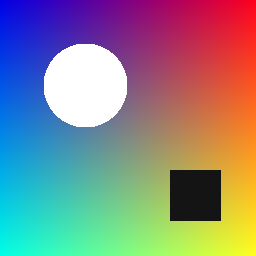
#> input picture images/sample.png, 256 x 256 px
$ python demo_step5.py
#> lines starting #> are read from the running program, lines starting #| are printed output that depends on the picture
### utils.py
"""
utils.py
Image I/O and helpers shared by all filter modules.

Convention used everywhere in the project:
    an RGB image is a NumPy array of shape (H, W, 3), dtype float, values 0-255.
"""

import numpy as np
from PIL import Image


def load_image(path):
    """Load an image file as a float RGB array of shape (H, W, 3)."""
#> called with path = 'images/sample.png'
    return np.asarray(Image.open(path).convert("RGB"), dtype=float)


def save_image(img, path):
    """Clip to 0-255, convert to uint8 and save."""
    Image.fromarray(to_uint8(img)).save(path)


def to_uint8(img):
    """Clip values to the valid pixel range and cast to uint8."""
    return np.clip(np.rint(img), 0, 255).astype(np.uint8)


def apply_color_matrix(img, M):
    """Apply a 3x3 matrix M to every pixel's RGB vector.

    For one pixel p = [R, G, B]^T the new pixel is p' = M @ p.
    Doing this for all H*W pixels at once: reshape the image into a
    (H*W, 3) table of row vectors P, then P' = P @ M^T.
    """
    M = np.asarray(M, dtype=float)
    if M.shape != (3, 3):
        raise ValueError("Colour matrix must be 3x3")
    h, w, _ = img.shape
    flat = img.reshape(-1, 3)          # (H*W, 3)
    out = flat @ M.T                   # same as M @ pixel for every pixel
    return out.reshape(h, w, 3)


# [16 lines left out: function make_sample_image, not called in this run]

### inversion_recovery.py
"""
inversion_recovery.py
Undoing filters with matrix inverses, and why it sometimes fails.

Core facts used here
    filtered = M @ original      =>   original = M^-1 @ filtered   (if M^-1 exists)

    * If det(M) = 0 (singular) no inverse exists: information was destroyed.
    * If M is invertible but ill-conditioned (large cond(M)) the inverse exists
      but tiny errors in `filtered` (rounding, noise) are amplified by up to
      cond(M) in the recovered image.
    * Ridge (Tikhonov) regularisation trades a little bias for much less noise
      amplification:  x = (T^T T + lam*I)^-1 T^T y
"""

import numpy as np

import matrix_ops as mo
from utils import apply_color_matrix


# ------------------------------------------------------------- colour filters
def roundtrip_color(img, M):
    """Apply M, then M^-1 (our Gauss-Jordan). Returns (filtered, recovered)."""
    filtered = apply_color_matrix(img, M)
    recovered = apply_color_matrix(filtered, mo.inverse(M))
    return filtered, recovered


def noisy_roundtrip_color(img, M, noise_std, rng):
    """Filter, add Gaussian noise (simulates rounding / sensor error), then invert."""
    filtered = apply_color_matrix(img, M)
    noisy = filtered + rng.normal(0.0, noise_std, filtered.shape)
    recovered = apply_color_matrix(noisy, mo.inverse(M))
    return noisy, recovered


def rmse(a, b):
    return float(np.sqrt(np.mean((np.asarray(a) - np.asarray(b)) ** 2)))


# --------------------------------------------------------------- deblurring
def downsample_gray(img, n):
    """Shrink an RGB image to an (n, n) grayscale image by block averaging."""
    gray = img @ np.array([0.299, 0.587, 0.114])
    h, w = gray.shape
    bh, bw = h // n, w // n
    return gray[:bh * n, :bw * n].reshape(n, bh, n, bw).mean(axis=(1, 3))


def naive_deblur(T, y):
    """x = T^-1 y using our own Gauss-Jordan inverse."""
    return mo.inverse(T) @ y


def ridge_deblur(T, y, lam):
    """x = (T^T T + lam I)^-1 T^T y. Adding lam*I lifts the tiny eigenvalues
    that make plain inversion explode, so noise is no longer amplified."""
    n = T.shape[1]
    A = T.T @ T + lam * np.eye(n)
    return mo.inverse(A) @ (T.T @ y)


# ------------------------------------------------------- the singular case
def null_direction_example():
    """Two DIFFERENT colours that grayscale maps to the SAME output, proving the
    grayscale matrix cannot be inverted.

    The grayscale matrix G has every row = [0.299, 0.587, 0.114]. Any vector d
    with  0.299*d0 + 0.587*d1 + 0.114*d2 = 0  satisfies G @ d = 0 (null space).
    Take d = [0.587, -0.299, 0]:  0.299*0.587 - 0.587*0.299 = 0.
    """
    d = np.array([0.587, -0.299, 0.0])
    c1 = np.array([100.0, 100.0, 100.0])
    c2 = c1 + 100.0 * d
    return c1, c2

### matrix_ops.py
"""
matrix_ops.py
Hand-written linear algebra core for the Photo Filter project.

Everything here is implemented from first principles (no np.linalg.* inside the
algorithms) so each step can be explained in the viva. NumPy is used only as a
container for the numbers and for verification in tests.
"""

import numpy as np

MACHINE_EPS = np.finfo(float).eps   # ~2.2e-16, smallest relative step of a float


def _pivot_tolerance(M):
    """Pivots smaller than this count as zero.

    The threshold is RELATIVE to the size of the matrix entries (n * eps * max|a_ij|),
    not a fixed number. A fixed threshold wrongly calls 1e-13 * I singular and
    wrongly accepts a huge matrix whose pivots are tiny relative to its entries."""
    n = M.shape[0]
    return n * MACHINE_EPS * float(np.max(np.abs(M)))


# ---------------------------------------------------------------- multiplication
# [48 lines left out: functions matmul, determinant, not called in this run]


# ---------------------------------------------------------------------- inverse
def inverse(A):
    """Inverse via Gauss-Jordan elimination on the augmented matrix [A | I].

    Row operations turn [A | I] into [I | A^-1]. Raises ValueError if A is
    singular (no pivot available), because then A^-1 does not exist.
    """
    M = np.array(A, dtype=float)
    n = _check_square(M)
    aug = np.hstack([M, np.eye(n)])
    tol = _pivot_tolerance(M)

    for col in range(n):
        # 1. partial pivoting: pick the largest entry in this column
        pivot = col + int(np.argmax(np.abs(aug[col:, col])))
        if abs(aug[pivot, col]) <= tol:
            raise ValueError("Matrix is singular: inverse does not exist")
        if pivot != col:
            aug[[col, pivot]] = aug[[pivot, col]]

        # 2. scale pivot row so the pivot becomes 1
        aug[col] /= aug[col, col]

        # 3. eliminate this column from every other row
        for row in range(n):
            if row != col:
                aug[row] -= aug[row, col] * aug[col]

    return aug[:, n:]


# ------------------------------------------------------------ conditioning / norm
def norm_1(A):
    """Matrix 1-norm: maximum absolute column sum."""
    A = np.asarray(A, dtype=float)
    return float(np.max(np.sum(np.abs(A), axis=0)))


def condition_number(A):
    """cond(A) = ||A||_1 * ||A^-1||_1. Large value => small errors get amplified
    when inverting, so recovered images will be noisier. Returns inf if singular."""
    try:
        return norm_1(A) * norm_1(inverse(A))
    except ValueError:
        return float("inf")


# [13 lines left out: function is_invertible, not called in this run]


# ---------------------------------------------------------------------- helpers
def _check_square(M):
    if M.ndim != 2 or M.shape[0] != M.shape[1]:
        raise ValueError("Matrix must be square")
    return M.shape[0]


# [7 lines that do not run on import are left out]

### convolution_filters.py
"""
convolution_filters.py
Blur, sharpen, edge detection and emboss written as MATRIX operations.

Two equivalent matrix views of convolution (both implemented here):

1) im2col  - every pixel's k x k neighbourhood is flattened into one row of a
   matrix P with shape (H*W, k*k). Then  output = P @ kernel_vector.

2) convolution matrix T - for an image flattened into a vector x (length H*W),
   filtering is one big matrix-vector product  y = T @ x.
   T has shape (H*W, H*W) and every row holds the kernel weights for one pixel.
   Because it is a matrix, we can ask whether it is invertible (deblurring!).

Borders use zero padding so both views match exactly.
Convolution flips the kernel (rotates it 180 deg) before sliding it. For
symmetric kernels (blur, sharpen) this changes nothing; for Sobel it only
flips the sign, which disappears in the edge magnitude.
"""

import numpy as np


# ----------------------------------------------------------------- the kernels
def identity_kernel():
    k = np.zeros((3, 3)); k[1, 1] = 1
    return k


def box_blur_kernel(size=3):
    """Every neighbour weighted equally; weights sum to 1 (keeps brightness)."""
    return np.ones((size, size)) / (size * size)


def gaussian_kernel(size=5, sigma=1.0):
    """Weights fall off with distance from the centre: exp(-(x^2+y^2)/(2 sigma^2))."""
    r = np.arange(size) - (size - 1) / 2
    xx, yy = np.meshgrid(r, r)
    g = np.exp(-(xx ** 2 + yy ** 2) / (2 * sigma ** 2))
    return g / g.sum()


def sharpen_kernel():
    """Identity + (identity - blur)-like boost of the centre. Sums to 1."""
    return np.array([[0, -1, 0],
                     [-1, 5, -1],
                     [0, -1, 0]], dtype=float)


# [5 lines left out: function sobel_x_kernel, not called in this run]


def sobel_y_kernel():
    return sobel_x_kernel().T


def laplacian_kernel():
    """Second-derivative edge detector; weights sum to 0 (flat areas -> 0)."""
    return np.array([[0, 1, 0],
                     [1, -4, 1],
                     [0, 1, 0]], dtype=float)


def emboss_kernel():
    return np.array([[-2, -1, 0],
                     [-1, 1, 1],
                     [0, 1, 2]], dtype=float)


# --------------------------------------------------- view 1: im2col + matmul
# [32 lines left out: functions im2col, convolve_channel, convolve, not called in this run]


# ------------------------------------------- view 2: one big convolution matrix
def convolution_matrix(kernel, h, w):
    """Build T of shape (h*w, h*w) so that  T @ image.ravel() == convolve(image).ravel().

    Row for output pixel (i, j) holds, in the columns of the input pixels it
    reads, the matching (flipped) kernel weights. Intended for SMALL images
    (T has (h*w)^2 entries).
    """
    k = kernel.shape[0]
    pad = k // 2
    kf = np.flip(kernel)
    T = np.zeros((h * w, h * w))
    for i in range(h):
        for j in range(w):
            row = i * w + j
            for dy in range(k):
                for dx in range(k):
                    ii, jj = i + dy - pad, j + dx - pad
                    if 0 <= ii < h and 0 <= jj < w:
                        T[row, ii * w + jj] = kf[dy, dx]
    return T


# ------------------------------------------------------------ edge detection
def to_gray(img):
    return img @ np.array([0.299, 0.587, 0.114])


# [9 lines left out: function sobel_edges, not called in this run]


# ------------------------------------------------------------------- registry
# name -> (kernel, bias added after convolution)
FILTERS = {
    "Box blur 5x5": (box_blur_kernel(5), 0.0),
    "Gaussian blur": (gaussian_kernel(5, 1.2), 0.0),
    "Sharpen": (sharpen_kernel(), 0.0),
    "Laplacian": (laplacian_kernel(), 128.0),
    "Emboss": (emboss_kernel(), 128.0),
}


def apply_filter(img, name):
    kernel, bias = FILTERS[name]
    return convolve(img, kernel, bias), kernel

### color_filters.py
"""
color_filters.py
Every colour filter is a 3x3 matrix M acting on a pixel vector [R, G, B]^T.

    new_pixel = M @ pixel

Whether the filter can be undone depends on M:
    det(M) != 0  ->  M^-1 exists  ->  original colours can be recovered
    det(M) == 0  ->  information is destroyed (e.g. grayscale)
"""

import numpy as np

import matrix_ops as mo
from utils import apply_color_matrix

# ------------------------------------------------------------------ the matrices
LUMA = np.array([0.299, 0.587, 0.114])  # perceived brightness weights


def grayscale_matrix():
    """Every output channel = weighted brightness. All 3 rows equal -> rank 1,
    det = 0, NOT invertible."""
    return np.tile(LUMA, (3, 1))


def sepia_matrix():
    """Classic sepia tone matrix (nearly singular: rows are almost dependent)."""
    return np.array([
        [0.393, 0.769, 0.189],
        [0.349, 0.686, 0.168],
        [0.272, 0.534, 0.131],
    ])


def soft_sepia_matrix(t=0.6):
    """Blend between identity (t=0) and full sepia (t=1): M = (1-t)I + t*Sepia.
    For moderate t this is well-conditioned and invertible, so it can be undone."""
    return (1 - t) * np.eye(3) + t * sepia_matrix()


def channel_swap_matrix(order=(2, 1, 0)):
    """Permutation matrix. Default (2,1,0) swaps R and B. det = +/-1, and the
    inverse is simply the transpose."""
    return np.eye(3)[list(order)]


def brightness_matrix(k=1.2):
    """Scale all channels by k (diagonal matrix). Inverse scales by 1/k."""
    return k * np.eye(3)


def saturation_matrix(s=1.5):
    """s=0 -> grayscale, s=1 -> unchanged, s>1 -> more vivid.
    M = s*I + (1-s)*G where G is the grayscale matrix."""
    return s * np.eye(3) + (1 - s) * grayscale_matrix()


def warm_tone_matrix():
    """Boost red slightly, cut blue slightly (diagonal)."""
    return np.diag([1.15, 1.0, 0.85])


# --------------------------------------------------------------------- registry
FILTERS = {
    "Grayscale": grayscale_matrix,
    "Sepia (full)": sepia_matrix,
    "Soft sepia": soft_sepia_matrix,
    "Swap R<->B": channel_swap_matrix,
    "Brighten": brightness_matrix,
    "Saturate": saturation_matrix,
    "Warm tone": warm_tone_matrix,
}


# [14 lines left out: functions apply_filter, describe_matrix, not called in this run]

### demo_step5.py
"""Step 5 demo: undoing filters with matrix inverses."""

import os
import time

import matplotlib
matplotlib.use("Agg")
import matplotlib.pyplot as plt
import numpy as np

import color_filters as cf
import convolution_filters as cv
import inversion_recovery as ir
import matrix_ops as mo
from utils import apply_color_matrix, load_image, make_sample_image, save_image, to_uint8

HERE = os.path.dirname(os.path.abspath(__file__))
IMG_PATH = os.path.join(HERE, "images", "sample.png")
OUT_DIR = os.path.join(HERE, "outputs")
os.makedirs(OUT_DIR, exist_ok=True)

if not os.path.exists(IMG_PATH):
    os.makedirs(os.path.dirname(IMG_PATH), exist_ok=True)
    save_image(make_sample_image(), IMG_PATH)
img = load_image(IMG_PATH)
rng = np.random.default_rng(42)

# =====================================================================
# PART A. Colour filters: exact recovery, then recovery after noise
# =====================================================================
print("PART A - colour filters: apply M, then M^-1")
print(f"{'filter':14s} {'cond(M)':>10s} {'no-noise RMSE':>15s} {'noisy RMSE':>12s} {'amplification':>14s}")
NOISE = 0.5   # about the size of 8-bit rounding error (grey levels)
rows = []
for name in ["Swap R<->B", "Brighten", "Warm tone", "Saturate", "Soft sepia", "Sepia (full)"]:
    M = cf.FILTERS[name]()
    cond = mo.condition_number(M)
    _, back = ir.roundtrip_color(img, M)
    exact_err = ir.rmse(back, img)
    noisy, back_n = ir.noisy_roundtrip_color(img, M, NOISE, rng)
    noisy_err = ir.rmse(back_n, img)
    rows.append((name, cond, exact_err, noisy_err))
    print(f"{name:14s} {cond:10.2f} {exact_err:15.2e} {noisy_err:12.3f} {noisy_err / NOISE:13.1f}x")
#> this loop made 6 passes
#> (exact_err, noisy_err) on passes 1 to 3: (0, 0.501), (7.18e-15, 0.416), (7.66e-15, 0.512)
#> (exact_err, noisy_err) on passes 4 to 6: (1.45e-14, 0.401), (6.1e-14, 1.08), (8.32e-11, 3622.9)
#| Swap R<->B           1.00        0.00e+00        0.501           1.0x
#| Brighten             1.00        7.18e-15        0.416           0.8x
#| Warm tone            1.35        7.66e-15        0.512           1.0x
#| Saturate             2.25        1.45e-14        0.401           0.8x
#| Soft sepia           5.29        6.10e-14        1.076           2.2x
#| Sepia (full)     28635.02        8.32e-11     3622.919        7245.8x
#> pass 1, in noisy_roundtrip_color, `recovered = apply_color_matrix(noisy, mo.inverse(M))`:
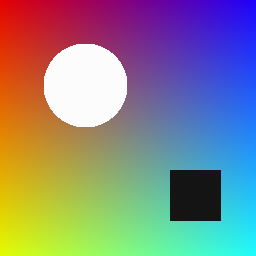
#> recovered: shape (256, 256, 3) float64; mean B, G, R 134.9, 134.9, 135.5; drawn with min black and max white
#> after the loop:
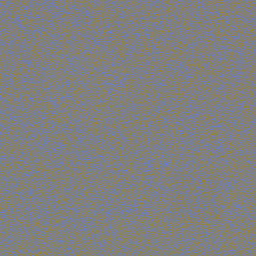
#> back_n: shape (256, 256, 3) float64; mean R, G, B 145.2, 138.3, 100.1; drawn with min black and max white
#> after the loop, rows = [('Swap R<->B', 1, 0, 0.501), ('Brighten', 1, 7.18e-15, 0.416), ('Warm tone', 1.35, 7.66e-15, 0.512), ('Saturate', 2.25, 1.45e-14, 0.401), ('Soft sepia', 5.29, 6.1e-14, 1.08), ('Sepia (full)', 28635, 8.32e-11, 3622.9)]
print(f"(noise added to the filtered image: std = {NOISE} grey levels)")

# figure: soft sepia (safe) vs full sepia (fragile) after the SAME small noise
fig, axes = plt.subplots(2, 4, figsize=(14, 7))
for r, name in enumerate(["Soft sepia", "Sepia (full)"]):
    M = cf.FILTERS[name]()
    noisy, back_n = ir.noisy_roundtrip_color(img, M, NOISE, np.random.default_rng(7))
    axes[r, 0].imshow(to_uint8(img)); axes[r, 0].set_title("Original")
    axes[r, 1].imshow(to_uint8(apply_color_matrix(img, M))); axes[r, 1].set_title(f"{name}\ncond = {mo.condition_number(M):.1f}")
    axes[r, 2].imshow(to_uint8(noisy)); axes[r, 2].set_title(f"+ noise (std {NOISE})\n(looks identical)")
    axes[r, 3].imshow(to_uint8(back_n)); axes[r, 3].set_title(f"Recovered via M⁻¹\nRMSE = {ir.rmse(back_n, img):.2f}")
#> this loop made 2 passes
#> pass 1, in noisy_roundtrip_color (call 7), `filtered = apply_color_matrix(img, M)`:
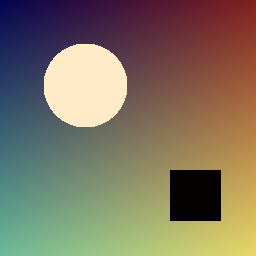
#> filtered: shape (256, 256, 3) float64; mean R, G, B 163.3, 151.4, 130.1; drawn with min black and max white
for ax in axes.ravel():
    ax.axis("off")
plt.tight_layout()
plt.savefig(os.path.join(OUT_DIR, "step5_color_recovery.png"), dpi=110)
plt.close()

# storing as an 8-bit image CLIPS values >255, which no inverse can restore
M = cf.soft_sepia_matrix()
stored = to_uint8(apply_color_matrix(img, M)).astype(float)       # clip + round to 0..255
back8 = apply_color_matrix(stored, mo.inverse(M))
clipped = (apply_color_matrix(img, M) > 255).any(axis=2).mean() * 100
#> clipped = 10.95
print(f"\nSoft sepia saved as 8-bit then inverted: RMSE = {ir.rmse(back8, img):.2f}  "
      f"({clipped:.1f}% of pixels had a channel clipped at 255 - that information is gone)")
#| Soft sepia saved as 8-bit then inverted: RMSE = 14.91  (10.9% of pixels had a channel clipped at 255 - that information is gone)

# =====================================================================
# PART B. Singular case: grayscale
# =====================================================================
print("\nPART B - grayscale (singular)")
G = cf.grayscale_matrix()
try:
    mo.inverse(G)
except ValueError as e:
    print("  mo.inverse(G) ->", e)
c1, c2 = ir.null_direction_example()
#> c1 = [100, 100, 100]; c2 = [158.7, 70.1, 100]
print(f"  colour 1 = {np.round(c1, 1)}  -> grey {np.round(G @ c1, 3)}")
#|   colour 1 = [100. 100. 100.]  -> grey [100. 100. 100.]
print(f"  colour 2 = {np.round(c2, 1)}  -> grey {np.round(G @ c2, 3)}")
#|   colour 2 = [158.7  70.1 100. ]  -> grey [100. 100. 100.]
print("  Different colours, identical output: the original cannot be determined from the grey pixel.")

# =====================================================================
# PART C. Deblurring: T^-1 on a blurred 16x16 image
# =====================================================================
print("\nPART C - deblurring a 16x16 grayscale image (T is 256x256)")
n = 16
x_img = ir.downsample_gray(img, n)
#> in downsample_gray, `gray = img @ np.array([0.299, 0.587, 0.114])`:
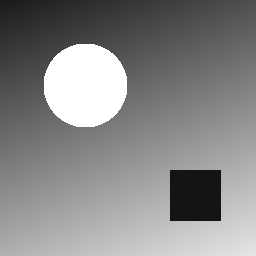
#> gray: shape (256, 256) float64; min 20, max 255, mean 134.9
x = x_img.ravel()
#> x = 256 values, max 255 at index 53, min 20 at index 187, mean 134.9
kernel = cv.gaussian_kernel(5, 1.0)
T = cv.convolution_matrix(kernel, n, n)
cond_T = mo.condition_number(T)
#> in inverse (call 25), `n = _check_square(M)`: n = 256
#> in inverse (call 25), `tol = _pivot_tolerance(M)`: tol = 9.21e-15
#> in inverse (call 25), `return aug[:, n:]`:
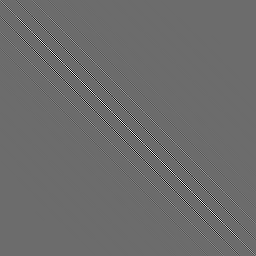
#> returned value: shape (256, 256) float64; min -92.35, max 125.5, mean 0; drawn with min black and max white
#> cond_T = 1930
print(f"  Gaussian blur matrix: cond(T) = {cond_T:.3g}")
#|   Gaussian blur matrix: cond(T) = 1.93e+03

y = T @ x
#> y = 256 values, max 250.9 at index 85, min 18.99 at index 0, mean 123.9
t0 = time.time()
x_clean = ir.naive_deblur(T, y)
#> x_clean = 256 values, max 255 at index 102, min 20 at index 203, mean 134.9
print(f"  Inverse of clean blurred image: RMSE = {ir.rmse(x_clean, x):.2e}   ({time.time() - t0:.1f}s for our 256x256 inverse)")

y_noisy = y + rng.normal(0, 0.5, y.shape)         # tiny noise, about 8-bit rounding
#> y_noisy = 256 values, max 250.2 at index 85, min 17.78 at index 0, mean 123.9
x_naive = ir.naive_deblur(T, y_noisy)
#> x_naive = 256 values, max 481.3 at index 200, min -252.7 at index 21, mean 134.9
print(f"  Inverse after noise std 0.5:    RMSE = {ir.rmse(x_naive, x):.2e}   (blurred image itself is off by only {ir.rmse(y_noisy, y):.2f})")
#|   Inverse after noise std 0.5:    RMSE = 1.19e+02   (blurred image itself is off by only 0.52)

print("  Ridge deblur (x = (TᵀT + λI)⁻¹ Tᵀ y):")
best = None
for lam in [1e-6, 1e-4, 1e-3, 1e-2, 1e-1, 1.0]:
    xr = ir.ridge_deblur(T, y_noisy, lam)
    err = ir.rmse(xr, x)
    print(f"    lambda = {lam:<8g} RMSE = {err:8.2f}")
    if best is None or err < best[0]:
        best = (err, lam, xr)
#> this loop made 6 passes
#> err on passes 1 to 6: 70.42, 14.33, 8.25, 10.19, 24.92, 83.83
#|     lambda = 1e-06    RMSE =    70.42
#|     lambda = 0.0001   RMSE =    14.33
#|     lambda = 0.001    RMSE =     8.25
#|     lambda = 0.01     RMSE =    10.19
#|     lambda = 0.1      RMSE =    24.92
#|     lambda = 1        RMSE =    83.83
#> pass 1, in ridge_deblur, `A = T.T @ T + lam * np.eye(n)`:
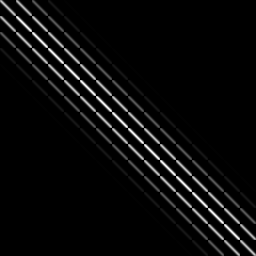
#> A: shape (256, 256) float64; min 0, max 0.0825, mean 0.00333; drawn with min black and max white
print(f"  Best lambda in this list = {best[1]:g} (picked by comparing with the true image, so this is a best case; real use needs a rule for choosing lambda)")
#|   Best lambda in this list = 0.001 (picked by comparing with the true image, so this is a best case; real use needs a rule for choosing lambda)
print(f"  Error of the blurred image vs original, for reference: {ir.rmse(y, x):.2f}")
#|   Error of the blurred image vs original, for reference: 30.08

fig, axes = plt.subplots(1, 5, figsize=(16, 3.8))
panels = [(x, "Original 16x16"), (y, "Blurred\n(Gaussian 5x5)"),
          (x_clean, f"T⁻¹ y, no noise\nRMSE {ir.rmse(x_clean, x):.1e}"),
          (x_naive, f"T⁻¹ y, noise 0.5\nRMSE {ir.rmse(x_naive, x):.1e}"),
          (best[2], f"Ridge λ={best[1]:g}\nRMSE {best[0]:.1f}")]
for ax, (arr, title) in zip(axes, panels):
    ax.imshow(arr.reshape(n, n), cmap="gray", vmin=0, vmax=255)
    ax.set_title(title); ax.axis("off")
#> this loop made 5 passes
#> title on pass 1: 'Original 16x16'
plt.tight_layout()
plt.savefig(os.path.join(OUT_DIR, "step5_deblur.png"), dpi=110)
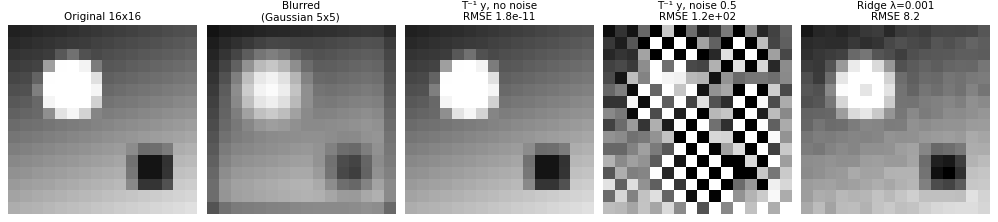
#> figure drawn by matplotlib, 5 panels
plt.close()
print("\nSaved outputs/step5_color_recovery.png and step5_deblur.png")
